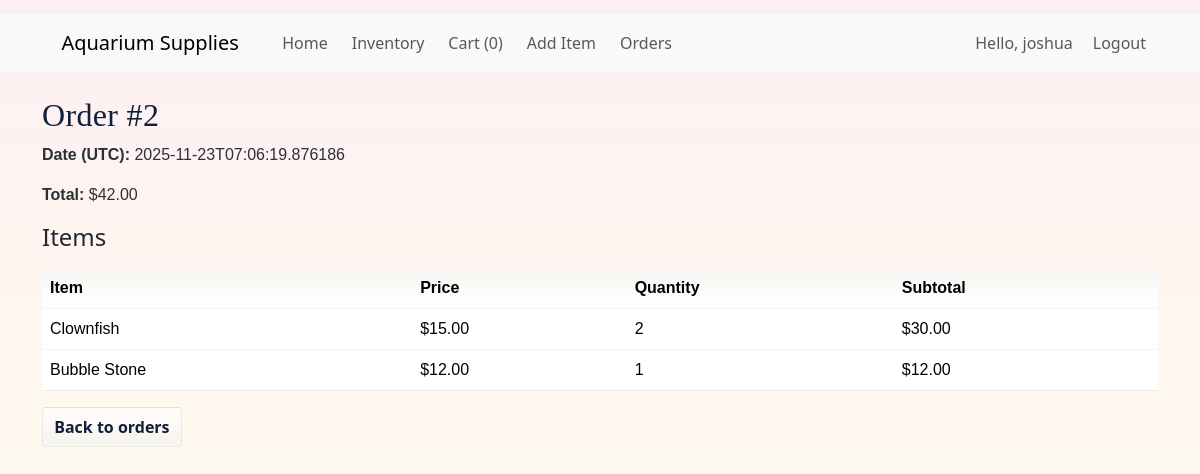
Screenshot of /order/2 (signed in) with the database file from the repository.
### tables this page shows
CREATE TABLE orders (
        id INTEGER PRIMARY KEY AUTOINCREMENT,
        user_id INTEGER NOT NULL,
        created_at TEXT NOT NULL,
        total REAL NOT NULL DEFAULT 0,
        FOREIGN KEY(user_id) REFERENCES users(id)
    );

CREATE TABLE order_items (
        id INTEGER PRIMARY KEY AUTOINCREMENT,
        order_id INTEGER NOT NULL,
        item_id INTEGER NOT NULL,
        quantity INTEGER NOT NULL,
        price_at_order REAL NOT NULL,
        FOREIGN KEY(order_id) REFERENCES orders(id),
        FOREIGN KEY(item_id) REFERENCES items(id)
    );

CREATE TABLE items (
        id INTEGER PRIMARY KEY AUTOINCREMENT,
        name TEXT NOT NULL,
        price REAL NOT NULL DEFAULT 0,
        image TEXT,
        description TEXT
    );

### app.py (the view)
@app.route("/order/<int:order_id>")
@login_required
def order_detail(order_id):
    db = get_db()
    order_row = db.execute("SELECT * FROM orders WHERE id = ?", (order_id,)).fetchone()
    if not order_row:
        return "Order not found", 404
    order = row_to_dict(order_row)
    if order["user_id"] != session.get("user_id") and not session.get("is_admin"):
        abort(403)
    cur = db.execute(
        "SELECT oi.*, i.name, i.description FROM order_items oi JOIN items i ON oi.item_id = i.id WHERE oi.order_id = ?",
        (order_id,),
    )
    items = [row_to_dict(r) for r in cur.fetchall()]
    return render_template("order_detail.html", order=order, items=items)

### app.py (called while the page is built)
def get_db():
    db = getattr(g, "_database", None)
    if db is None:
        db = g._database = sqlite3.connect(DATABASE)
        db.row_factory = sqlite3.Row
    return db

def row_to_dict(row: sqlite3.Row):
    if row is None:
        return None
    return {k: row[k] for k in row.keys()}

def ensure_users_have_is_admin_column(db):
    try:
        cur = db.execute("PRAGMA table_info(users)")
        rows = cur.fetchall()
        cols = [r["name"] for r in rows]
        if "is_admin" not in cols:
            db.execute("ALTER TABLE users ADD COLUMN is_admin INTEGER DEFAULT 0")
            db.commit()
    except sqlite3.OperationalError:
        pass

@app.teardown_appcontext
def close_connection(exception):
    db = getattr(g, "_database", None)
    if db is not None:
        db.close()

def login_required(f):
    @wraps(f)
    def decorated_function(*args, **kwargs):
        if not session.get("user_id"):
            return redirect(url_for("login", next=request.path))
        return f(*args, **kwargs)
    return decorated_function

@app.before_request
def ensure_db_on_request():
    init_db()

### templates/order_detail.html
{% extends "base.html" %}
{% block content %}
<h2>Order #{{ order.id }}</h2>
<p><strong>Date (UTC):</strong> {{ order.created_at }}</p>
<p><strong>Total:</strong> ${{ "%.2f"|format(order.total) }}</p>
<h4>Items</h4>
<table class="table">
  <thead><tr><th>Item</th><th>Price</th><th>Quantity</th><th>Subtotal</th></tr></thead>
  <tbody>
    {% for it in items %}
    <tr>
      <td>{{ it.name }}</td>
      <td>${{ "%.2f"|format(it.price_at_order) }}</td>
      <td>{{ it.quantity }}</td>
      <td>${{ "%.2f"|format(it.price_at_order * it.quantity) }}</td>
    </tr>
    {% endfor %}
  </tbody>
</table>
<a class="btn btn-secondary" href="{{ url_for('orders') }}">Back to orders</a>
{% endblock %}

### static/japanese.css (style rules this page uses)
body { background: linear-gradient(180deg, #FDEFF3 0%, #FFF8EE 50%, #F6F9FF 100%); position: relative; overflow-x: hidden; padding-bottom: 140px; color: #222831; font-family: "Noto Sans JP", system-ui, -apple-system, "Segoe UI", Roboto, "Helvetica Neue", Arial, sans-serif; -webkit-font-smoothing:antialiased; -moz-osx-font-smoothing:grayscale; }
body::after { content: ""; position: fixed; inset: 0; background-image: url("/static/images/washi.png"); background-repeat: repeat; opacity: 0.08; pointer-events: none; z-index: -1; }
body::before { content: ""; position: fixed; left: 0; bottom: 0; width: 220%; height: 160px; background: url("/static/images/ukiyoe-wave.svg") repeat-x; background-size: auto 160px; animation: wave 18s linear infinite; pointer-events: none; z-index: 0; opacity: 0.9; }
h2, h3 { font-family: "Noto Serif JP", "Noto Sans JP", serif; color: #10203b; margin-bottom: 8px; letter-spacing: .01em; }
p, td, th, label { font-family: "Noto Sans JP", sans-serif; color: #2b3036; }
.btn, button, .btn-primary { display:inline-block; padding:.45rem .7rem; border-radius:4px; border: 1px solid rgba(16,32,59,0.08); background: linear-gradient(180deg, #fffdfa, #f7f3ef); color: #10203b; font-weight: 600; cursor: pointer; transition: transform .12s ease, box-shadow .12s ease; }
table { width:100%; border-collapse:collapse; margin-top:16px; }
th, td { padding:10px 12px; border-bottom: 1px solid rgba(16,32,59,0.05); }
th { background: linear-gradient(180deg,#f8f5f2,#fff); font-weight:700; }

### templates/base.html (style rules this page uses)
html, body { height: 100%; margin: 0; }
body { font-family: "Noto Sans JP", system-ui, -apple-system, "Segoe UI", Roboto, "Helvetica Neue", Arial, sans-serif; color: #222; background: linear-gradient(120deg, #FDEFF3 0%, #FFFAE6 35%, #E8F3FF 70%, #F0FFFF 100%); background-size: 300% 300%; animation: bgShift 12s ease infinite; -webkit-font-smoothing: antialiased; -moz-osx-font-smoothing: grayscale; min-height: 100vh; }

### rows the page displays
orders: id "2", created_at "2025-11-23T07:06:19.876186", total "42.00"
order_items: name "Clownfish", price_at_order "15.00", quantity "2", it.price_at_order*it.quantity "30.00"
order_items: name "Bubble Stone", price_at_order "12.00", quantity "1", it.price_at_order*it.quantity "12.00"

### other values shown
{{ session.get('cart')|length if session.get('cart') else 0 }} "0"
{{ session.get('username') }} "joshua"
